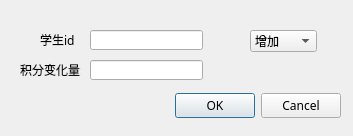
<?xml version="1.0" encoding="UTF-8"?>
<ui version="4.0">
 <class>Dialog</class>
 <widget class="QDialog" name="Dialog">
  <property name="geometry">
   <rect>
    <x>0</x>
    <y>0</y>
    <width>353</width>
    <height>136</height>
   </rect>
  </property>
  <property name="windowTitle">
   <string>Dialog</string>
  </property>
  <widget class="QDialogButtonBox" name="buttonBox">
   <property name="geometry">
    <rect>
     <x>0</x>
     <y>90</y>
     <width>341</width>
     <height>32</height>
    </rect>
   </property>
   <property name="font">
    <font>
     <family>Microsoft YaHei</family>
    </font>
   </property>
   <property name="orientation">
    <enum>Qt::Horizontal</enum>
   </property>
   <property name="standardButtons">
    <set>QDialogButtonBox::Cancel|QDialogButtonBox::Ok</set>
   </property>
  </widget>
  <widget class="QLabel" name="label">
   <property name="geometry">
    <rect>
     <x>40</x>
     <y>30</y>
     <width>61</width>
     <height>20</height>
    </rect>
   </property>
   <property name="font">
    <font>
     <family>Microsoft YaHei</family>
    </font>
   </property>
   <property name="text">
    <string>学生id</string>
   </property>
  </widget>
  <widget class="QLineEdit" name="lineEdit">
   <property name="geometry">
    <rect>
     <x>90</x>
     <y>30</y>
     <width>113</width>
     <height>20</height>
    </rect>
   </property>
  </widget>
  <widget class="QLabel" name="label_2">
   <property name="geometry">
    <rect>
     <x>20</x>
     <y>60</y>
     <width>61</width>
     <height>20</height>
    </rect>
   </property>
   <property name="font">
    <font>
     <family>Microsoft YaHei</family>
    </font>
   </property>
   <property name="text">
    <string>积分变化量:</string>
   </property>
  </widget>
  <widget class="QLineEdit" name="lineEdit_2">
   <property name="geometry">
    <rect>
     <x>90</x>
     <y>60</y>
     <width>113</width>
     <height>20</height>
    </rect>
   </property>
  </widget>
  <widget class="QComboBox" name="comboBox">
   <property name="geometry">
    <rect>
     <x>250</x>
     <y>30</y>
     <width>67</width>
     <height>22</height>
    </rect>
   </property>
   <item>
    <property name="text">
     <string>增加</string>
    </property>
   </item>
   <item>
    <property name="text">
     <string>减少</string>
    </property>
   </item>
   <item>
    <property name="text">
     <string>修改</string>
    </property>
   </item>
  </widget>
 </widget>
 <resources/>
 <connections>
  <connection>
   <sender>buttonBox</sender>
   <signal>accepted()</signal>
   <receiver>Dialog</receiver>
   <slot>accept()</slot>
   <hints>
    <hint type="sourcelabel">
     <x>248</x>
     <y>254</y>
    </hint>
    <hint type="destinationlabel">
     <x>157</x>
     <y>274</y>
    </hint>
   </hints>
  </connection>
  <connection>
   <sender>buttonBox</sender>
   <signal>rejected()</signal>
   <receiver>Dialog</receiver>
   <slot>reject()</slot>
   <hints>
    <hint type="sourcelabel">
     <x>316</x>
     <y>260</y>
    </hint>
    <hint type="destinationlabel">
     <x>286</x>
     <y>274</y>
    </hint>
   </hints>
  </connection>
 </connections>
</ui>
